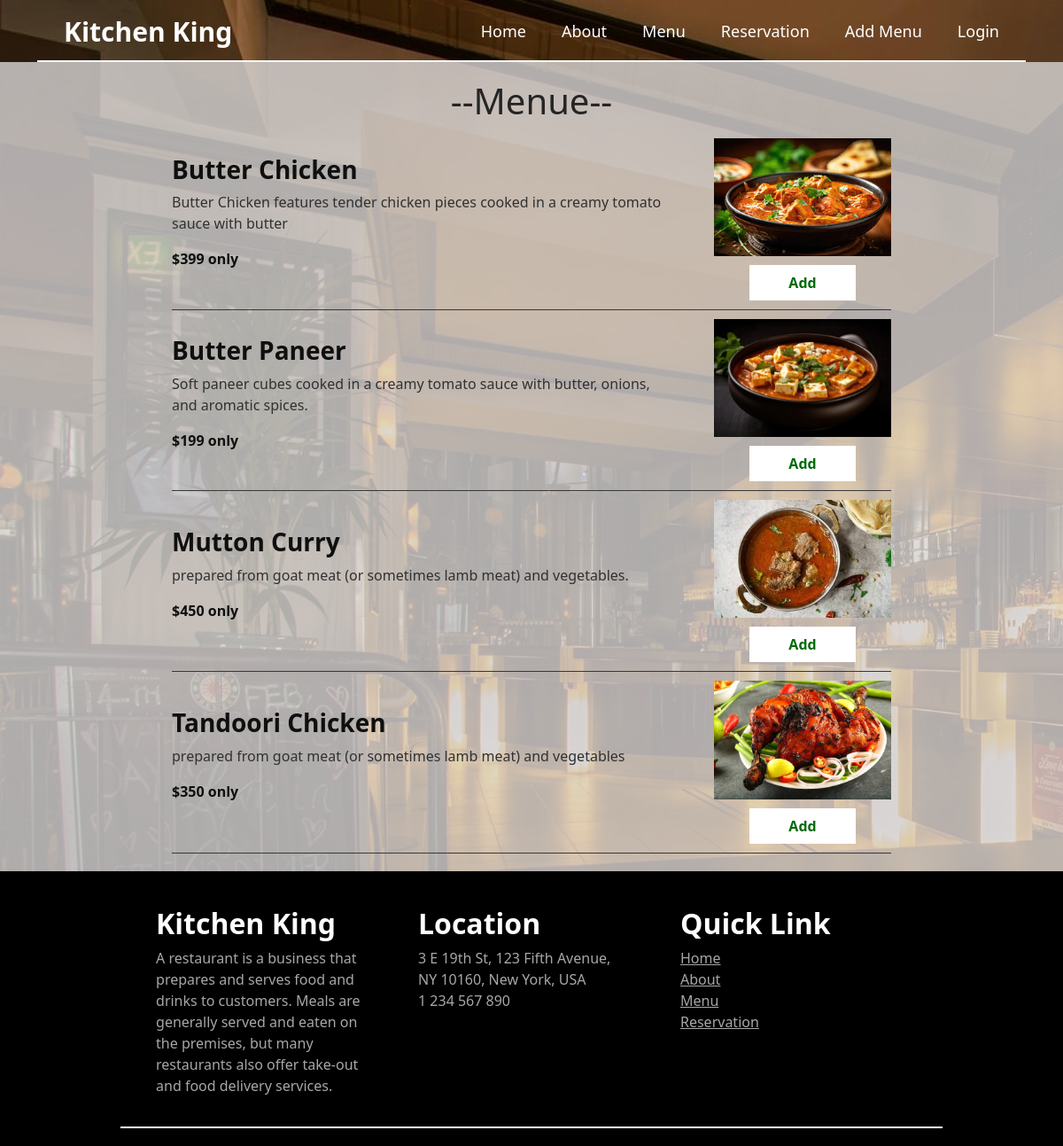
The page /menue/ on the database its author committed.
### Products/models.py (models this page shows)
class BaseModel(models.Model):
  id = models.UUIDField(default = uuid.uuid4, editable = False, primary_key = True)
  created_at = models.DateTimeField(auto_now_add=True)
  updated_at = models.DateTimeField(auto_now=True)
  class Meta:
    abstract = True

class Product(BaseModel):
  product_name = models.CharField(max_length = 120)
  product_slug = models.SlugField(unique = True)
  product_description = models.TextField()
  product_price = models.IntegerField(default = 0)
  product_demo_price = models.IntegerField(default = 0)
  product_image = models.ImageField(upload_to = "public/static/", default="FoodOrderingSystem/public/static/myPassportSizePhoto.jpeg")
  quantity = models.IntegerField(null = True, blank = True)

### Products/views.py (the view)
# urls.py: path('menue/', menuePage, name="menuePage"),
def menuePage(request):
  products = Product.objects.all()
  return render(request, "menue.html", {'products':products})

### Products/templates/menue.html (shortened to what this page needs)
{% extends "base.html" %}
{% block start %}
<div class="menue-container">
  <div class="display-menue">
    <ul class="menue-list">
      <h1 class="menue-Display">--Menue--</h1>
      {% for prod in products %}
      <li class="menue">
        <div class="text-menue">
          <h3 class="product_name">{{ prod.product_name }}</h3>
          <p class="desc">{{ prod.product_description }}</p>
          <p class="price">${{ prod.product_price }} only</p>
        </div>
        <div class="image-menue">
          <img src="{{ prod.product_image.url }}" alt="{{ prod.product_name }}">
          <a type="button" class="add-btn" href="{% url 'cart_add' prod.id %}">Add</a>
        </div>
      </li>
      {% endfor %}
    </ul>
  </div>
</div>
{% endblock %}

### Products/templates/base.html (shortened to what this page needs)
<!DOCTYPE html>
<html lang="en">
<head>
  <link rel="stylesheet" href="../static/CSS/base.css">
  <link rel="stylesheet" href="../static/CSS/about.css">
  <link href="https://cdn.jsdelivr.net/npm/bootstrap@5.3.3/dist/css/bootstrap.min.css" rel="stylesheet"
>
  <link rel="stylesheet" href="https://cdn.jsdelivr.net/npm/bootstrap-icons@1.3.0/font/bootstrap-icons.css">
</head>
<body>
  <div class="navbar-container">
  <nav class="custom-navbar">
    <a class="custom-navbar-brand" href="/">Kitchen King</a>
    <div class="custom-navbar-right">
      <a href="/home">Home</a>
      <a href="/about">About</a>
      <a href="/menue">Menu</a>
      <a href="/reservation">Reservation</a>
      <a href="/addMenue">Add Menu</a>
      <div class="dropdown-center">
        {% if request.user.is_authenticated %}
        <div class="nav-item custom-dropdown-container">
          <button class="custom-dropdown-toggle">{{ request.user.username }}</button>
          <ul class="custom-dropdown-menu">
            <li><a href="/user">Profile</a></li>
            <li><a href="/cart-detail">Your Orders</a></li>
            <li><a href="/logout_page">Logout</a></li>
          </ul>
        </div>
        {% else %}
        <a href="/login_page">Login</a>
        {% endif %}
      </div>
    </div>
    <div class="custom-navbar-divider"></div>
  </nav>
  </div>
  {% block start %}
  {% endblock %}
  <div class="bottom-main-container">
    <div class="sub-bottom-container">
      <div class="thirtythree">
        <h2 class="kk-name">Kitchen King</h2>
        <p class="kk-paratext">A restaurant is a business that prepares and serves food and drinks to customers.
          Meals are generally served and eaten on the premises, but many restaurants also offer take-out and
          food delivery services.</p>
      </div>
      <div class="thirtythree">
        <h2 class="kk-name">Location</h2>
        <p class="kk-paratext">
          3 E 19th St, 123 Fifth Avenue,<br>
          NY 10160, New York, USA <br>
          1 234 567 890
        </p>
      </div>
      <div class="thirtythree">
        <h2 class="kk-name">Quick Link</h2>
        <p class="kk-paratext">
          <a href="/home" class="kk-paratext">Home</a><br>
          <a href="/about" class="kk-paratext">About</a><br>
          <a href="/menue" class="kk-paratext">Menu</a><br>
          <a href="/reservation" class="kk-paratext">Reservation</a>
        </p>
      </div>
      <div class="custom-navbar-divider"></div>
    </div>
  </div>
</body>
</html>

### Products/static/CSS/base.css (style rules this page uses)
.navbar-container { display: flex; justify-content: center; width: 100%; }
.custom-navbar { background-color: transparent; height: 70px; display: flex; align-items: center; justify-content: space-between; padding: 0 20px; position: relative; width: 93%; }
.custom-navbar .custom-navbar-brand { font-size: 30px; font-weight: bold; color: rgb(255, 255, 255); text-decoration: none; }
.custom-navbar a { font-size: 18px; color: rgb(255, 255, 255); text-align: center; padding: 0 10px; text-decoration: none; }
.custom-navbar .custom-navbar-right { display: flex; gap: 20px; }
body { margin: 0; padding: 0; font-family: Arial, sans-serif; }
.custom-navbar-divider { width: 100%; height: 2px; background-color: rgb(255, 255, 255); position: absolute; bottom: 0; left: 0; }
.bottom-main-container { background-color: black; width: 100%; height: max-content; padding: 20px; justify-content: center; display: flex; color: white; }
.sub-bottom-container { display: flex; width: 80%; justify-content: space-between; padding: 0 20px; justify-content: center; position: relative; }
.kk-name { font-weight: 700; font-size: 30 px; }
.thirtythree { width: 33.33%; padding: 20px; }
.kk-paratext { color: #a7a7a7; }
* { scrollbar-width: thin; scrollbar-color: #351919 #c5a0a0; }

### Products/static/CSS/about.css (style rules this page uses)
body { font-family: Arial, sans-serif; background-image: url('../images/About\ Us\ Image.jpg'); margin: 0; padding: 0; }
img { height: 150px; width: auto; }

### Products/templates/menue.html (style rules this page uses)
.menue-container { padding: 20px; background-color: rgba(218, 215, 215, 0.795); background-size: cover; background-position: center; background-repeat: no-repeat; height: max-content; width: 100%; display: flex; justify-content: center; position: relative; z-index: 0; }
.display-menue { display: flex; flex-direction: column; width: 70%; }
.menue-list { list-style-type: none; padding: 0; margin: 0; }
.menue { display: flex; justify-content: space-between; align-items: center; border-bottom: 1px solid #383838; padding: 10px 0; }
.text-menue { flex: 1; padding-right: 20px; color: rgb(15, 15, 15); }
.image-menue img { max-width: 220px; height: auto; padding-left: 20px; }
.add-btn { margin-left: 60px; margin-top: 10px; height: 40px; width: 120px; background-color: #ffffff; border: none; color: rgb(0, 105, 9); font-weight: 700; text-align: center; text-decoration: none; display: inline-block; font-size: 16px; padding-top: 8px; cursor: pointer; -webkit-transition-duration: 0.4s; transition-duration: 0.4s; }
.price { font-weight:700; }
.desc { color: #313131; }
.product_name { font-weight: 800; }
.menue-Display { color: rgb(37, 37, 37); text-align: center; }

### rows shown on the page
Product: product_name "Butter Chicken", product_description "Butter Chicken features tender chicken pieces cooked in a creamy tomato sauce with butter", product_price "399", product_image (picture)
Product: product_name "Butter Paneer", product_description "Soft paneer cubes cooked in a creamy tomato sauce with butter, onions, and aromatic spices.", product_price "199", product_image (picture)
Product: product_name "Mutton Curry", product_description "prepared from goat meat (or sometimes lamb meat) and vegetables.", product_price "450", product_image (picture)
Product: product_name "Tandoori Chicken", product_description "prepared from goat meat (or sometimes lamb meat) and vegetables", product_price "350", product_image (picture)
